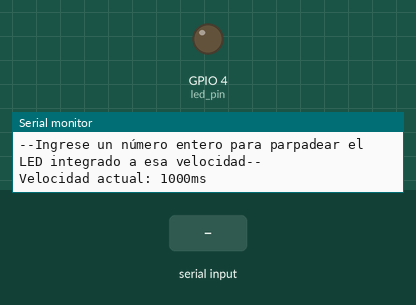
Simulated run of this sketch. Board: ESP32. Shown: output pins drawn as LEDs (lit = HIGH), the last lines printed to the serial monitor. Dashed ring = blinking. The inputs (shaded band) are chosen by the test bench.

Above: at 2.2 s.
2.3 s: "5\n" received over Serial
At 3.5 s:
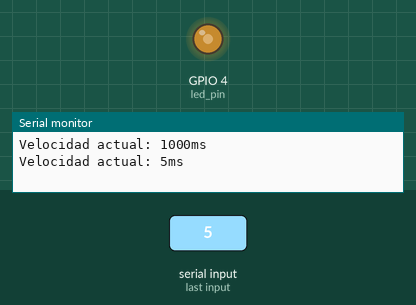
4.5 s: "90,45\n" received over Serial
At 4.73 s:
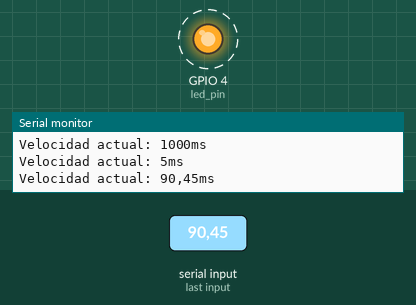
Timing chart, 0 to 13.5 s (numbered marks = the images above; inputs shaded):
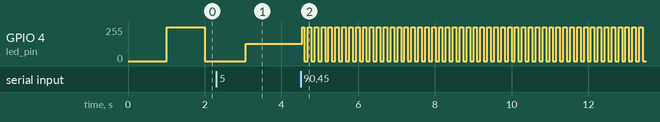

Measured:
- after the input at 4.5 s, GPIO 4 (led_pin): alternates 255/255 for 0.09 s and 0/255 for 0.09 s, starting at once

The sketch:

Parpadeo_LED.ino
```cpp
#include <Arduino.h>

// Use only core 1 for demo purposes
#if CONFIG_FREERTOS_UNICORE
  static const BaseType_t app_cpu = 0;
#else
  static const BaseType_t app_cpu = 1;
#endif

// Numero de GPIO a utilizar
static const int led_pin = 4;
// Variable a controlar
int vel=1000;
int vel_aux=0;

//*****************************************************************************
// Tareas

// Tarea: blink LED
void toggleLED(void *parameter) {
  while(1) {
    digitalWrite(led_pin, HIGH);
    vTaskDelay(vel / portTICK_PERIOD_MS);
    digitalWrite(led_pin, LOW);
    vTaskDelay(vel / portTICK_PERIOD_MS);
  }
}

// Tarea: lectura monitor
void lect_Moni(void *parameter) {
	String numero;
	while(1) {
		if (Serial.available()){
			numero=Serial.readStringUntil('\n');
			vel_aux=numero.toInt();
			if (vel_aux>0) {
				vel=vel_aux;
				Serial.print("Velocidad actual: ");
				Serial.println(numero+"ms");
			} else{
				Serial.println("ERROR: Ingrese un número válido");
			}
		}
	}
}

//*****************************************************************************
// Main

void setup() {
  Serial.begin(115200);

  // Configuracion de GPIO como salida
  pinMode(led_pin, OUTPUT);

  // Retardo antes de iniciar
  vTaskDelay(1000 / portTICK_PERIOD_MS);
  Serial.println();
  Serial.println("--Ingrese un número entero para parpadear el LED integrado a esa velocidad--");
  Serial.println("Velocidad actual: 1000ms");

 // Tarea con baja prioridad, corre por siempre
  xTaskCreatePinnedToCore(lect_Moni,
                          "Lectura de Monitor",
                          1024,
                          NULL,
                          1,
                          NULL,
                          app_cpu);

  // Tarea con alta prioridad, corre por siempre
  xTaskCreatePinnedToCore(toggleLED,
                          "Parpadear LED",
                          1024,
                          NULL,
                          2,
                          NULL,
                          app_cpu);
}

void loop() {

}
```
